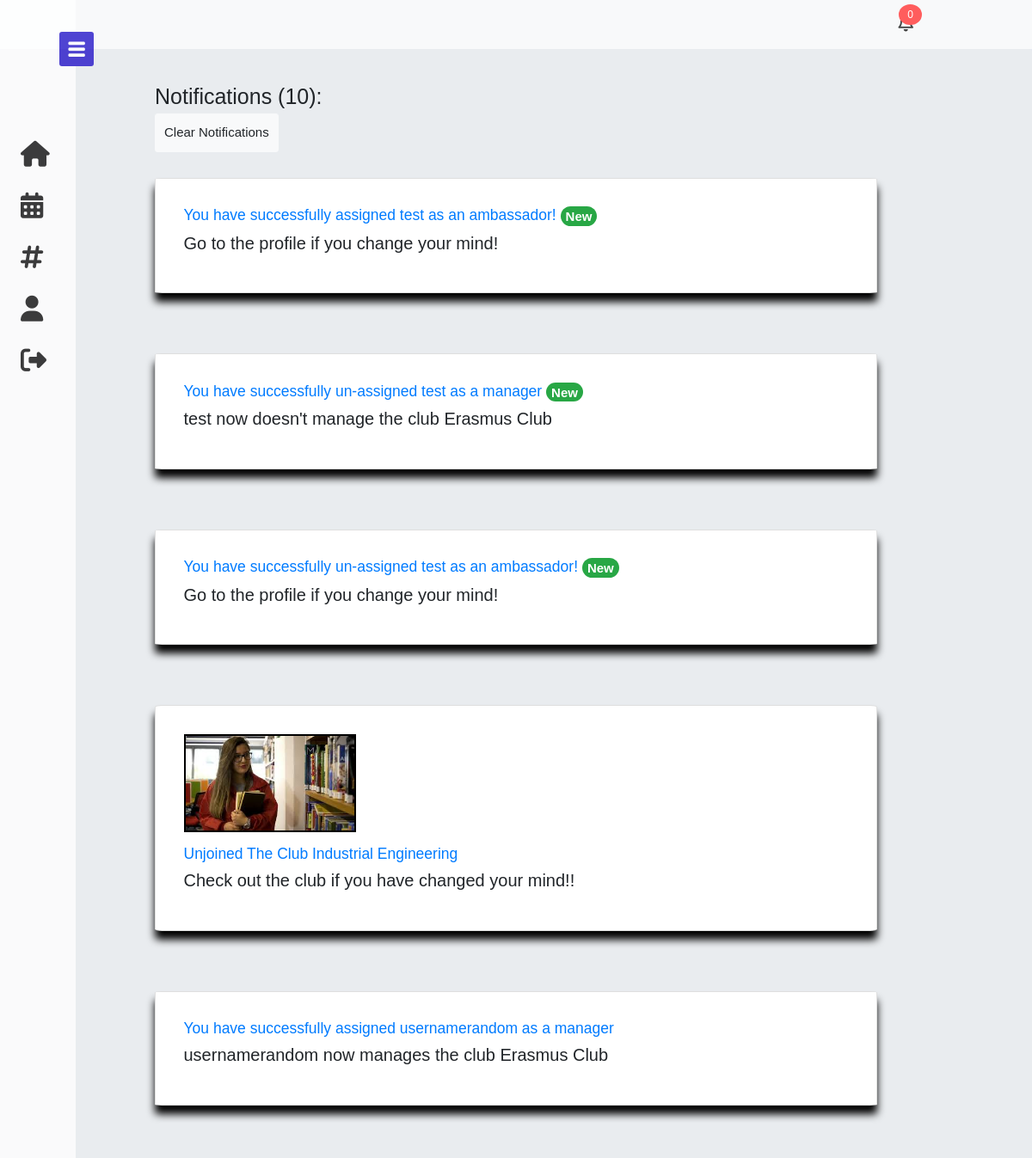
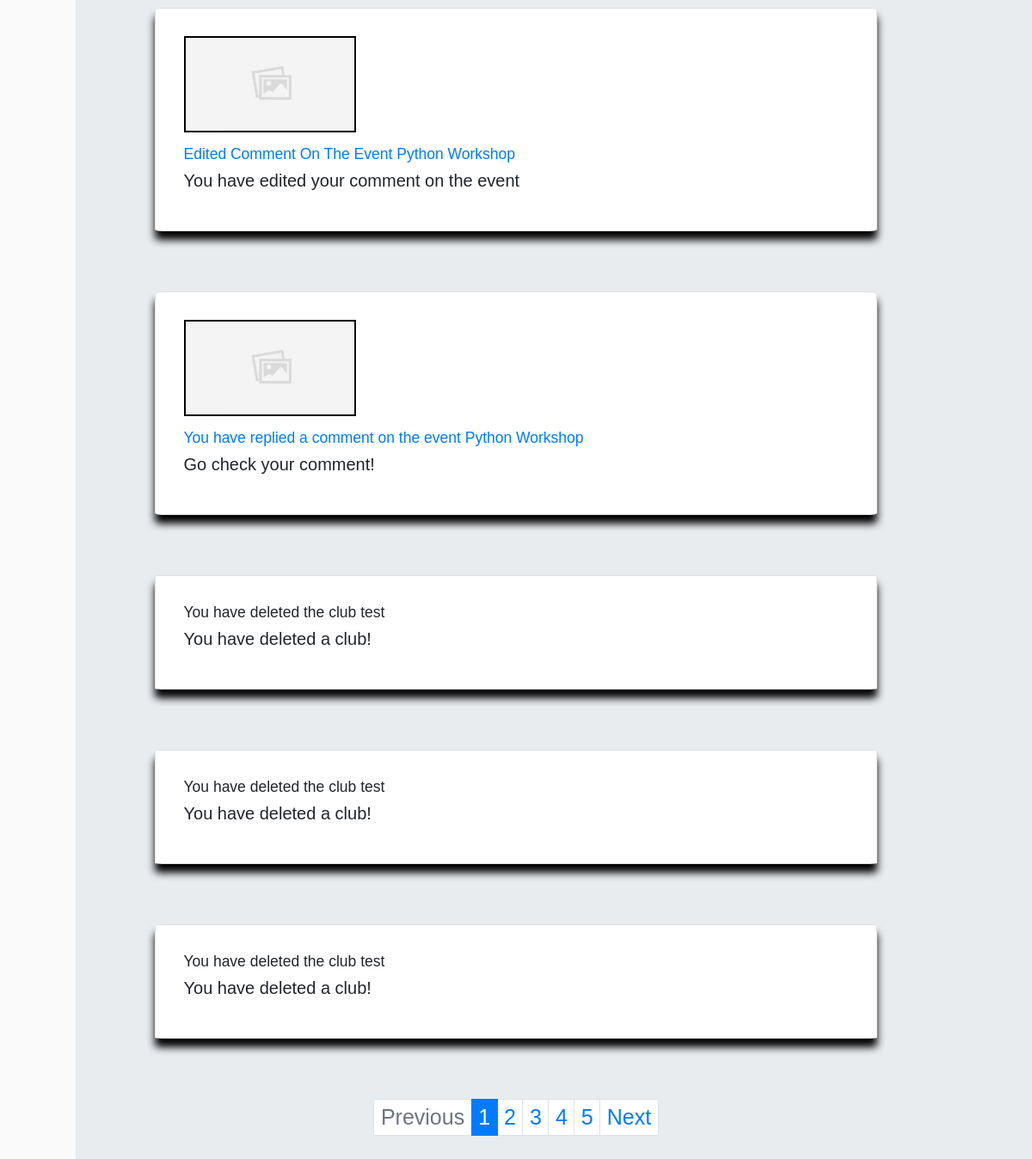
/notification/ (signed in), run on the app's committed database (2 pictures, top to bottom).
### users/models.py (models this page shows, shortened)
class Profile(models.Model):
    user = models.OneToOneField(User, on_delete=models.CASCADE)
    avatar = models.ImageField(default='default.jpg', upload_to='profile_images')
    bio = models.TextField()
    ambassador = models.BooleanField(default=False, null=True)
    new_notification_count = models.IntegerField(default=0, null=True, blank=True)
    dont_recommend_events = models.ManyToManyField(Event, related_name="events_dont_recommend", blank=True, default=None)
    def save(self, *args, **kwargs):
        super().save()
        img = Image.open(self.avatar.path)
        if img.height > 100 or img.width > 100:
            new_img = (100, 100)
            img.thumbnail(new_img)
            img.save(self.avatar.path)

class Notification(models.Model):
    user = models.ForeignKey(User, on_delete=models.CASCADE, related_name='notifications')
    title = models.TextField(default="", null=True)
    description = models.TextField(default="", null=True)
    url = models.TextField(default="", null=True)
    event = models.ForeignKey(Event, on_delete=models.CASCADE, related_name='notification_event', null=True, default=None)
    club = models.ForeignKey(SocialClub, on_delete=models.CASCADE, related_name='notification_club', null=True, default=None)
    created_time = models.DateTimeField(auto_now_add=True, null=True)

### social_clubs/models.py (models this page shows, shortened)
class SocialClub(models.Model):
    name = models.CharField(max_length=100)
    description = models.TextField()
    members = models.ManyToManyField(User, related_name='clubs_joined')
    managers = models.ManyToManyField(User, related_name='admin_of')

class SocialClubImage(models.Model):
    social_club = models.ForeignKey(SocialClub, on_delete=models.CASCADE, related_name='social_club_images')
    image = models.ImageField(upload_to='social_club_images/')

### users/views.py (the view)
# urls.py: path('notification/', notification, name='notification'),
@login_required
def notification(request):
    notifications = request.user.notifications.all().order_by('-created_time')
    if request.method == 'POST':
        if 'clear' in request.POST:
            notifications.delete()
    new_notification_count = request.user.profile.new_notification_count
    request.user.profile.new_notification_count = 0
    request.user.save()
    paginator = Paginator(notifications, NOTIFICATON_PER_PAGE)
    page = request.GET.get('page')
    notifications = paginator.get_page(page)
    return render(request, 'users/notifications.html', {'notifications':notifications,'PAGE_PER_PAGE':PAGE_PER_PAGE, 'new_notification_count':new_notification_count})

### events/custom_filters.py (called while the page is built)
@register.filter
def sort_and_slice(notifications, count):
    if count > 5:
        count = 5
    return notifications.order_by("-created_time")[:count]

@register.filter
def is_manager(user):
    all_managers = [x.managers.all() for x in SocialClub.objects.all()]
    for i in all_managers:
        for j in i:
            if user == j:
                return True
    return False

### templates/users/notifications.html (shortened to what this page needs)
{% extends "base.html" %}
{% block content %}
{% if notifications %}
<h1>Notifications ({{notifications|length}}):</h1>
<form method="POST">
  <button type="submit" class="btn btn-lg btn-light mb-5 p-3" style="font-size: 1.5rem;" name="clear">Clear Notifications</button>
</form>
{% for notification in notifications %}
<div class="card notification-card mb-3">
    <div class="card-body">
      {% if notification.event %}
      <a href="{{notification.url}}">
        <img class="img-fluid mb-4" src="
        {% if notification.event.event_images.all.first.image %}
          {{notification.event.event_images.all.first.image.url}}
        {% else %}
          /media/event_images/default.png
        {% endif %}
        " height="150px" width="200px" style="border: 2px solid black;">
      </a>
      {% endif %}
      {% if notification.club %}
      <a href="{{notification.url}}">
        <img class="img-fluid mb-4" src="
        {% if notification.club.social_club_images.all.first.image %}
          {{notification.club.social_club_images.all.first.image.url}}
        {% else %}
          /media/event_images/default.png
        {% endif %}
        " height="150px" width="200px" style="border: 2px solid black;">
      </a>
      {% endif %}
        <h3>{% if notification.url %}<a href="{{notification.url}}">{{notification.title}}</a> {% else %} {{notification.title}} {% endif %} {% if forloop.counter <= new_notification_count %}<span class="badge badge-success">New</span> {% endif %}</h3>
        <p>{{notification.description}}</p>
    </div>
</div>
{% endfor %}
<nav class="text-center">
    <ul class="pagination justify-content-center" style="font-size: 1.5rem;">
      {% if notifications.has_previous %}
      <li class="page-item"><a class="page-link" href="?page={{ notifications.previous_page_number }}">Previous</a></li>
      {% else %}
      <li class="page-item disabled"><a class="page-link" href="#">Previous</a></li>
      {% endif %}
      {% for num in notifications.paginator.page_range %}
      {% if num == notifications.number %}
      <li class="page-item active">
        <a class="page-link" href="?page={{ num }}">{{ num }} <span class="sr-only">(current)</span></a>
      </li>
      {% elif num > notifications.number|add:-5 and num < notifications.number|add:5 %} <li class="page-item">
        <a class="page-link" href="?page={{ num }}">{{ num }}</a>
        </li>
        {% endif %}
        {% endfor %}
        {% if notifications.has_next %}
        <li class="page-item"><a class="page-link" href="?page={{ notifications.next_page_number }}">Next</a></li>
        {% else %}
        <li class="page-item disabled"><a class="page-link" href="#">Next</a></li>
        {% endif %}
    </ul>
  </nav>
{% else %}
<p style="font-size: 1.5rem;">No results.</p>
{% endif%}
{% endblock %}

### templates/base.html (shortened to what this page needs)
{% load custom_filters %}
{% load static %}
<!doctype html>
<html lang="en" style="font-size: 10px;">
<head>
  <link rel="stylesheet" href="https://maxcdn.bootstrapcdn.com/bootstrap/4.0.0/css/bootstrap.min.css"
>
    <link rel="stylesheet" href="{% static 'css/main.css' %}">
    <link rel="stylesheet" href="{% static 'css/events.css' %}">
    <link rel="stylesheet" href="{% static 'css/social_clubs.css' %}">
</head>
<body>
  {% if user.is_authenticated %}
  <nav class="sidebar close" style="z-index: 99999900000;">
    <header>
        <div class="image-text">
        </div>
        <i class="fa-solid fa-bars toggle"></i>
    </header>
    <div class="menu-bar">
        <div class="menu">
            <ul class="menu-links">
              <li class="nav-link menus-link" id="home">
                <a href="{% url 'users-home' %}">
                  <i class="fa-solid fa-house" style="color:black; font-size: 30px;"> </i>
                </a>
            </li>
                <li class="nav-link menus-link" onmouseover="console.log(this.childNodes)">
                    <a href="{% url 'events' %}">
                      <i class="fa-solid fa-calendar-days" style="color:black; font-size: 30px;"> </i>
                    </a>
                </li>
                <li class="nav-link menus-link">
                    <a href="{% url 'social-clubs' %}">
                      <i class="fa-sharp fa-solid fa-hashtag" style="color:black; font-size: 30px;"></i>
                    </a>
                </li>
                <li class="nav-link menus-link">
                    <a href="{% url 'users-profile' pk=request.user.pk%}">
                      <i class="fa-solid fa-user" style="color:black; font-size: 30px;"> </i>
                    </a>
                </li>
                  <li class="nav-link menus-link">
                    <a href="{% url 'logout' %}">
                      <i class="fa-solid fa-right-from-bracket" style="color:black; font-size: 30px;"> </i>
                    </a>
                </li>
        </div>
    </div>
</nav>
{% endif %}
<nav  class="navbar navbar-expand-lg navbar-{% if user.is_authenticated %}dark{%else%}light{%endif%} bg-{% if user.is_authenticated %}light{%else%}dark p-3{%endif%}">
    <ul class="navbar-nav ml-auto" style="margin-right: 10%;">
      {% if user.is_authenticated %}
      <ul class="notification-drop" style="z-index: 9999999999999;">
        <li class="item">
          <span class="btn__badge  ">{{request.user.profile.new_notification_count}}</span>
        </li>
      </ul>
      {% else %}
      <a href="{% url 'login' %}" class="nav-link text-light" style="font-size: 2.5rem;"></i> Login</a>
      <a href="{% url 'users-register' %}" class="nav-link ml-5 text-light" style="font-size: 2.5rem;"></i> Sign Up</a>
      {% endif %}
    </ul>
</nav>
  <div class="jumbotron" style="margin:0; padding-left: 15%; padding-right: 15%; min-height: 1000px;">
    {% block content %}{% endblock %}
  </div>
</body>
</html>

### static/css/main.css (style rules this page uses)
body { font-family: 'Roboto' !important; }
.pagination { font-size: 2.5rem !important; }
.notification-card { box-shadow: 0px 10px 10px black; margin-bottom: 70px !important; font-size: 2rem; background-color: #ffffff; border-radius: 1%; padding: 20px; }
.badge { display: inline-block; border-radius: 200px; vertical-align: middle; font-size: 1.5rem; white-space: inherit }
body { background-color: #e9ecef; }
* { margin: 0; padding: 0; box-sizing: border-box; font-family: 'Poppins', sans-serif; }
:root { --body-color: #E4E9F7; --sidebar-color: #FFF; --primary-color: #1707c4; --primary-color-light: #F6F5FF; --toggle-color: #DDD; --text-color: #383838; --tran-03: all 0.2s ease; --tran-03: all 0.3s ease; --tran-04: all 0.3s ease; --tran-05: all 0.3s ease; }
body { min-height: 100vh; background-color: var(--body-color); transition: var(--tran-05); }
.sidebar { position: fixed; top: 0; left: 0; height: 100%; width: 250px; padding: 10px 14px; background: var(--sidebar-color); transition: var(--tran-05); z-index: 100; }
.sidebar.close { width: 88px; }
.sidebar li { height: 50px; list-style: none; display: flex; align-items: center; margin-top: 10px; }
.sidebar header { position: relative; }
.sidebar header .image-text { display: flex; align-items: center; }
.sidebar header .toggle { position: absolute; top: 50%; right: -35px; transform: translateY(-50%) rotate(180deg); height: 40px; width: 40px; background-color: var(--primary-color); color: var(--sidebar-color); border-radius: 3px; display: flex; align-items: center; justify-content: center; font-size: 22px; cursor: pointer; transition: var(--tran-05); }
.sidebar.close .toggle { transform: translateY(-50%) rotate(0deg); }
.sidebar .menu { margin-top: 40px; }
.sidebar li a { list-style: none; height: 100%; background-color: transparent; display: flex; align-items: center; height: 100%; width: 100%; border-radius: 6px; text-decoration: none; transition: var(--tran-03); }
.sidebar .menu-bar { height: calc(100% - 55px); display: flex; flex-direction: column; justify-content: space-between; overflow-y: scroll; }
ul { list-style: none; margin: 0; padding: 0; }
.notification-drop { font-family: 'Ubuntu', sans-serif; color: #444; }
.notification-drop .item { padding: 10px; font-size: 18px; position: relative; border-bottom: 1px solid #ddd; }
@media screen and (min-width: 500px) { .notification-drop { display: flex; justify-content: flex-end; } }
@media screen and (min-width: 500px) { .notification-drop .item { border: none; } }
.btn__badge { background: #FF5D5D; color: white; font-size: 12px; position: absolute; top: 0; right: 0px; padding: 3px 10px; border-radius: 50%; }

### data on the page
Notification: title "You have successfully assigned test as an ambassador!", shows "New", description "Go to the profile if you change your mind!"
Notification: title "You have successfully un-assigned test as a manager", shows "New", description "test now doesn't manage the club Erasmus Club"
Notification: title "You have successfully un-assigned test as an ambassador!", shows "New", description "Go to the profile if you change your mind!"
Notification: club.image (placeholder picture), title "Unjoined The Club Industrial Engineering", description "Check out the club if you have changed your mind!!"
Notification: title "You have successfully assigned usernamerandom as a manager", description "usernamerandom now manages the club Erasmus Club"
Notification: title "Edited Comment On The Event Python Workshop", description "You have edited your comment on the event"
Notification: title "You have replied a comment on the event Python Workshop", description "Go check your comment!"
Notification: title "You have deleted the club test", description "You have deleted a club!"
Notification: title "You have deleted the club test", description "You have deleted a club!"
Notification: title "You have deleted the club test", description "You have deleted a club!"

### other printed values
{{ request.user.profile.new_notification_count }} "0"
{{ notifications|length }} "10"
{{ num }} "1"
{{ num }} "2" "3" "4" "5"
